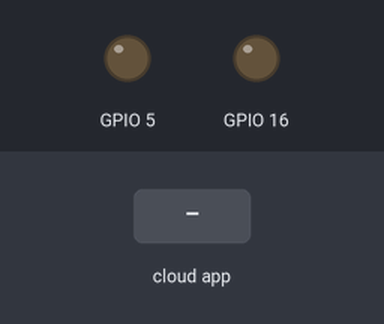
Bench run of a sketch on a simulated ESP8266 (NodeMCU). On the bench: output pins drawn as LEDs (lit = HIGH). Inputs (shaded band) come from the test bench. WiFi joins after 1.5 s; servers stay silent unless stated; not simulated (calls return 0 or success): arduino_secrets.h.

Above: at 2.7 s.
2.8 s: the phone or cloud app sets enchufe1 to 1
At 3.6 s:
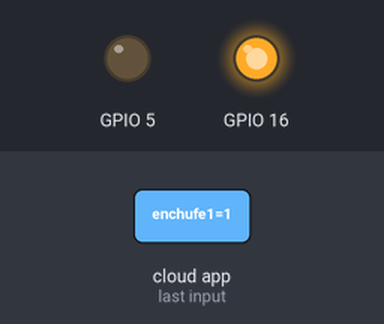
4.5 s: the phone or cloud app sets enchufe2 to 1
At 4.8 s:
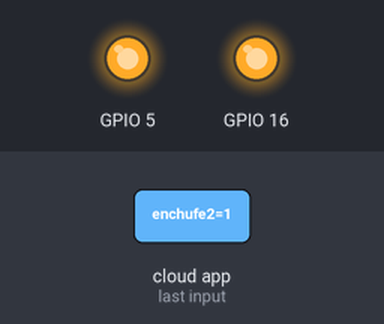
6.0 s: the phone or cloud app sets enchufe1 to 0
At 7.1 s:
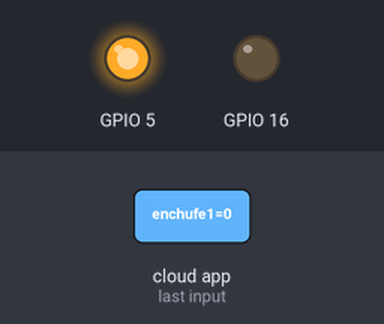
7.5 s: the phone or cloud app sets enchufe2 to 0
At 8.2 s:
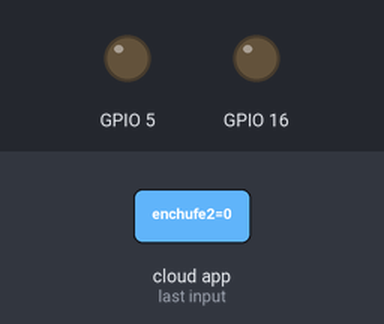
Timing chart, 0 to 10.0 s (numbered marks = the images above; inputs shaded):
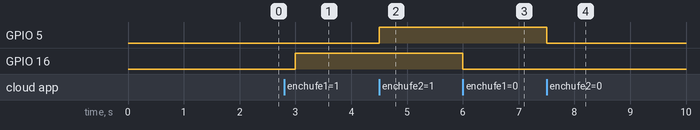

The sketch:

SmartPlug.ino
```cpp
#include "arduino_secrets.h"
/*
  Sketch generated by the Arduino IoT Cloud Thing "Untitled"
  https://create.arduino.cc/cloud/things/276c7ca1-99e1-4271-8abc-8a89e071ee59

  Arduino IoT Cloud Variables description

  The following variables are automatically generated and updated when changes are made to the Thing

  CloudSmartPlug enchufe1;
  CloudSmartPlug enchufe2;

  Variables which are marked as READ/WRITE in the Cloud Thing will also have functions
  which are called when their values are changed from the Dashboard.
  These functions are generated with the Thing and added at the end of this sketch.
*/

#include "thingProperties.h"


void setup() {
  // Initialize serial and wait for port to open:
  Serial.begin(9600);
  // This delay gives the chance to wait for a Serial Monitor without blocking if none is found
  delay(1500);

  // Defined in thingProperties.h
  initProperties();

  // Connect to Arduino IoT Cloud
  ArduinoCloud.begin(ArduinoIoTPreferredConnection);

  pinMode(16, OUTPUT);
  pinMode(5, OUTPUT);
  /*
     The following function allows you to obtain more information
     related to the state of network and IoT Cloud connection and errors
     the higher number the more granular information you’ll get.
     The default is 0 (only errors).
     Maximum is 4
 */
  setDebugMessageLevel(2);
  ArduinoCloud.printDebugInfo();
}

void loop() {
  ArduinoCloud.update();
  // Your code here

}


/*
  Since Enchufe1 is READ_WRITE variable, onEnchufe1Change() is
  executed every time a new value is received from IoT Cloud.
*/
void onEnchufe1Change()  {
  // Add your code here to act upon Enchufe1 change
  if (enchufe1 == 1) {
    digitalWrite(16, HIGH);
  } else if (enchufe1 == 0) {
    digitalWrite(16, LOW);
  }
}

/*
  Since Enchufe2 is READ_WRITE variable, onEnchufe2Change() is
  executed every time a new value is received from IoT Cloud.
*/
void onEnchufe2Change()  {
  // Add your code here to act upon Enchufe2 change
    if (enchufe2 == 1) {
    digitalWrite(5, HIGH);
  } else if (enchufe2 == 0) {
    digitalWrite(5, LOW);
  }
}
```

thingProperties.h
```cpp
// Code generated by Arduino IoT Cloud, DO NOT EDIT.

#include <ArduinoIoTCloud.h>
#include <Arduino_ConnectionHandler.h>

const char DEVICE_LOGIN_NAME[]  = "90ba27bd-19ff-458d-a5da-0ce06fe17de6";

const char SSID[]               = SECRET_SSID;    // Network SSID (name)
const char PASS[]               = SECRET_OPTIONAL_PASS;    // Network password (use for WPA, or use as key for WEP)
const char DEVICE_KEY[]  = SECRET_DEVICE_KEY;    // Secret device password

void onEnchufe1Change();
void onEnchufe2Change();

CloudSmartPlug enchufe1;
CloudSmartPlug enchufe2;

void initProperties(){

  ArduinoCloud.setBoardId(DEVICE_LOGIN_NAME);
  ArduinoCloud.setSecretDeviceKey(DEVICE_KEY);
  ArduinoCloud.addProperty(enchufe1, READWRITE, ON_CHANGE, onEnchufe1Change);
  ArduinoCloud.addProperty(enchufe2, READWRITE, ON_CHANGE, onEnchufe2Change);

}

WiFiConnectionHandler ArduinoIoTPreferredConnection(SSID, PASS);
```

Measured:
- after the input at 2.8 s, GPIO 16: LOW → HIGH after 0.20 s
- after the input at 4.5 s, GPIO 5: LOW → HIGH at once
- after the input at 6.0 s, GPIO 16: HIGH → LOW at once
- after the input at 7.5 s, GPIO 5: HIGH → LOW at once
